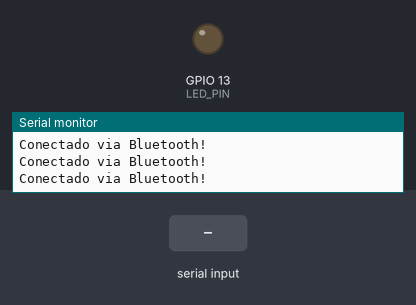
Bench run of a sketch on a simulated ESP32. On the bench: output pins drawn as LEDs (lit = HIGH), the last lines printed to the serial monitor. Inputs (shaded band) come from the test bench. Nothing arrives over Bluetooth unless stated.

Above: at 3.8 s.
3.9 s: "HIGH" received over the second serial link
At 5.3 s:
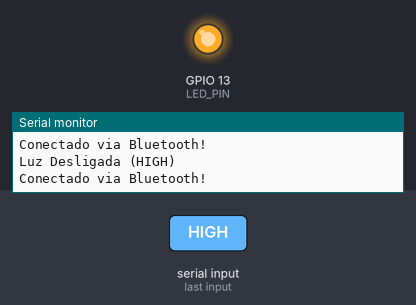
6.5 s: "LOW" received over the second serial link
At 8.9 s:
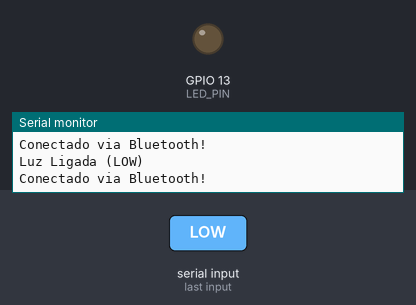
Timing chart, 0 to 10.4 s (numbered marks = the images above; inputs shaded):
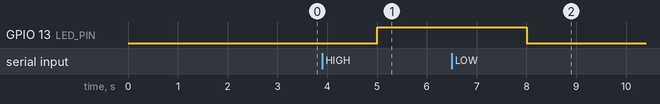

The sketch:

ESP_LUZ.ino
```cpp
#define LED_PIN 13
#define DEVICE_NAME "ESP32_DESESPERO"

#include <BluetoothSerial.h>


#if !defined(CONFIG_BT_ENABLED) || !defined(CONFIG_BLUEDROID_ENABLED)
#error Bluetooth is not enabled! Please run `make menuconfig` to and enable it
#endif

BluetoothSerial SerialBT;

void onBluetoothConnect() {
  Serial.println("Conectado via Bluetooth!");
  delay(1000);
}

void onBluetoothDisconnect() {
  Serial.println("Desconectado via Bluetooth! Tentando reconectar...");
  delay(1000);

  // Tentar reconectar
  SerialBT.begin(DEVICE_NAME);
}

void setup() {
  Serial.begin(115200);
  SerialBT.begin(DEVICE_NAME);
  pinMode(LED_PIN, OUTPUT);
}

void loop() {
  if (SerialBT.hasClient()) {
    // Verifica se há um dispositivo Bluetooth conectado
    onBluetoothConnect(); // Chama a função onBluetoothConnect quando conectado
  } else {
    // Se não houver cliente Bluetooth, chama a função onBluetoothDisconnect
    onBluetoothDisconnect();
  }

  if (SerialBT.available()) {
    String command = SerialBT.readString(); // Lê a string recebida via Bluetooth

    // Controlar o LED com base no comando recebido
    if (command == "LOW") {
      digitalWrite(LED_PIN, LOW);
      Serial.println("Luz Ligada (LOW)");
    } else if (command == "HIGH") {
      digitalWrite(LED_PIN, HIGH);
      Serial.println("Luz Desligada (HIGH)");
    }
  }
}
```

Measured:
- after the input at 3.9 s, GPIO 13 (LED_PIN): LOW → HIGH after 1.1 s
- after the input at 6.5 s, GPIO 13 (LED_PIN): HIGH → LOW after 1.5 s
